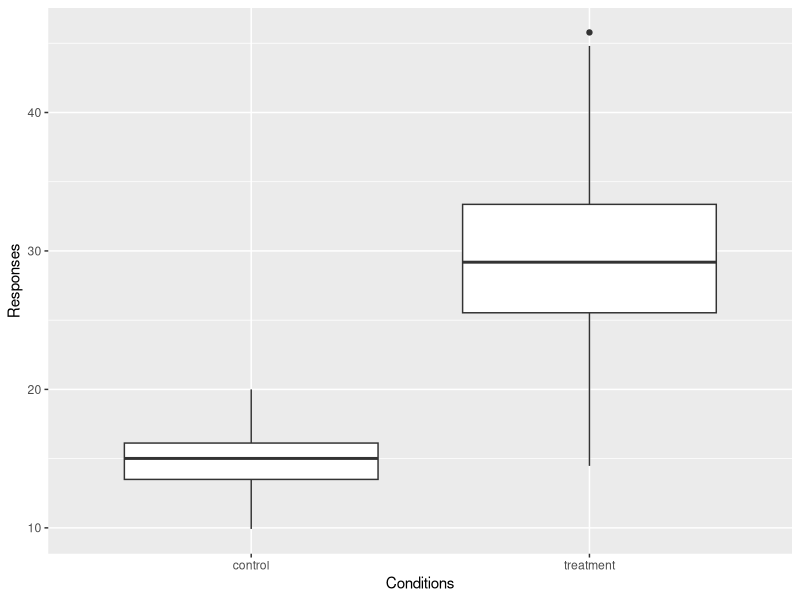
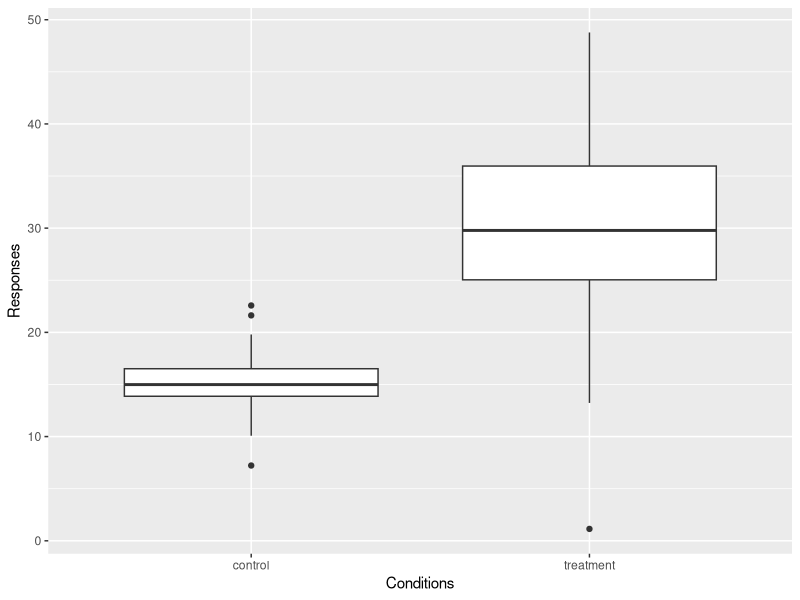
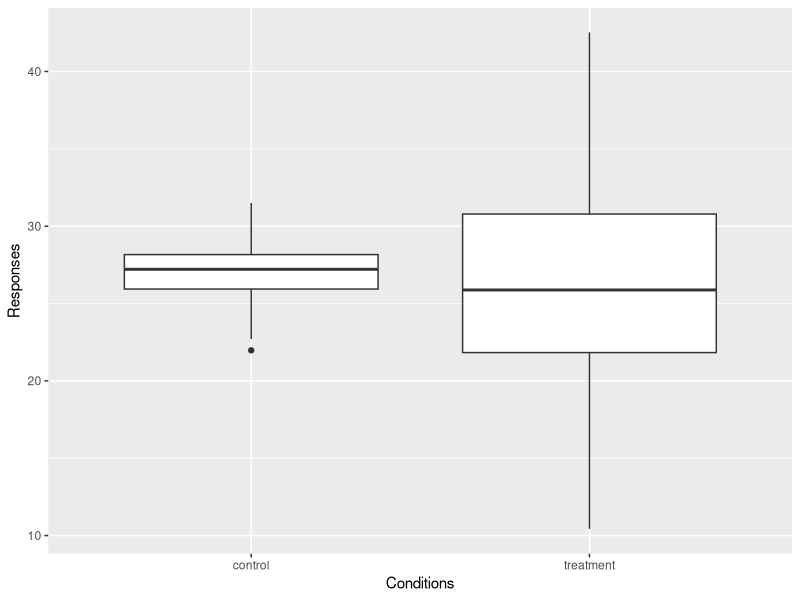
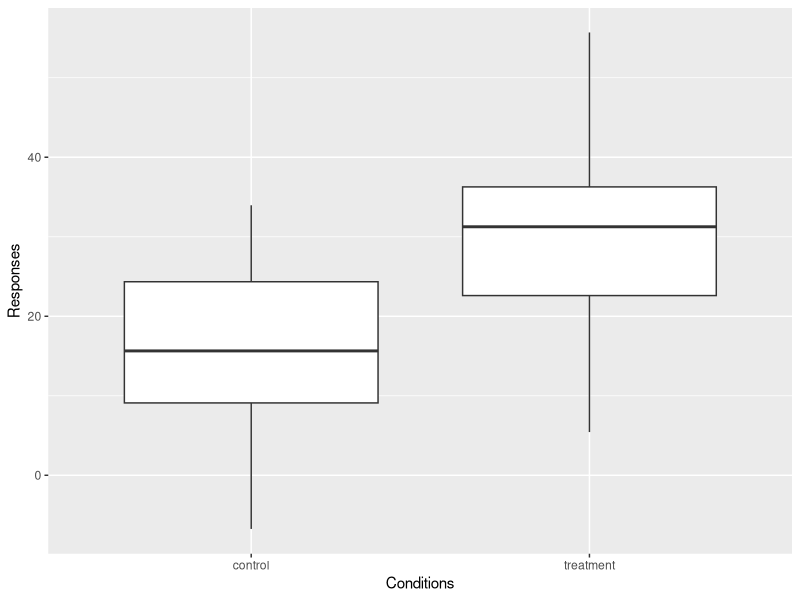

R code for these plots, in order:
## ---- chunk 1
knitr::opts_chunk$set(echo = TRUE)
## ---- chunk 2
response_1 <- rnorm(n=100, mean=15, sd=2)
print(response_1)
response_2 <- rnorm(n=100, mean=30, sd=7)
print(response_2)
response <- c(response_1, response_2)
## ---- chunk 3
my_df_1 <- data.frame (X = "control", Y= response_1)
print(my_df_1)
my_df_2 <- data.frame(X = "treatment", Y = response_2)
print(my_df_2)
my_df <- rbind(my_df_1, my_df_2)
print(my_df)
## ---- chunk 4
anova_data <- aov(Y ~ X, data = my_df)
summary <- summary(anova_data)
print(summary[[1]]$`Pr(>F)`)
library(ggplot2)
plot <- ggplot(my_df, aes(X, Y)) + geom_boxplot() + labs(x="Conditions",y="Responses")
print(plot)
## ---- chunk 5
n <- seq(50, 300, 10)
for (i in 1:length(n)) {
  print(n[i])
}

response_1 <- rnorm(n=n[i], mean=15, sd=2)
print(response_1)
response_2 <- rnorm(n=n[i], mean=30, sd=7)
print(response_2)
response <- c(response_1, response_2)

my_df_1 <- data.frame (X = "control", Y= response_1)
print(my_df_1)
my_df_2 <- data.frame(X = "treatment", Y = response_2)
print(my_df_2)
my_df <- rbind(my_df_1, my_df_2)
print(my_df)

anova_data <- aov(Y ~ X, data = my_df)
summary_sample <- summary(anova_data)
print(summary_sample[[1]]$`Pr(>F)`)
library(ggplot2)
plot <- ggplot(my_df, aes(X, Y)) + geom_boxplot() + labs(x="Conditions",y="Responses")
print(plot)
## ---- chunk 6
n <- sample(1:30)
for (i in 1:length(n)) {
  print(n[i])
}

response_1 <- rnorm(n=100, mean=n[i], sd=2)
print(response_1)
response_2 <- rnorm(n=100, mean=n[i], sd=7)
print(response_2)
response <- c(response_1, response_2)

my_df_1 <- data.frame (X = "control", Y= response_1)
print(my_df_1)
my_df_2 <- data.frame(X = "treatment", Y = response_2)
print(my_df_2)
my_df <- rbind(my_df_1, my_df_2)
print(my_df)

anova_data <- aov(Y ~ X, data = my_df)
summary_mean <- summary(anova_data)
print(summary_mean[[1]]$`Pr(>F)`)
library(ggplot2)
plot <- ggplot(my_df, aes(X, Y)) + geom_boxplot() + labs(x="Conditions",y="Responses")
print(plot)

## ---- chunk 7
n <- sample(1:20)
for (i in 1:length(n)) {
  print(n[i])
}

response_1 <- rnorm(n=100, mean=15, sd=n[i])
print(response_1)
response_2 <- rnorm(n=100, mean=30, sd=n[i])
print(response_2)
response <- c(response_1, response_2)

my_df_1 <- data.frame (X = "control", Y= response_1)
print(my_df_1)
my_df_2 <- data.frame(X = "treatment", Y = response_2)
print(my_df_2)
my_df <- rbind(my_df_1, my_df_2)
print(my_df)

anova_data <- aov(Y ~ X, data = my_df)
summary_sd <- summary(anova_data)
print(summary_sd[[1]]$`Pr(>F)`)
library(ggplot2)
plot <- ggplot(my_df, aes(X, Y)) + geom_boxplot() + labs(x="Conditions",y="Responses")
print(plot)
## ---- chunk 8
print(summary[[1]]$`Pr(>F)`)
print(summary_sample[[1]]$`Pr(>F)`)
print(summary_mean[[1]]$`Pr(>F)`)
print(summary_sd[[1]]$`Pr(>F)`)

## ---- chunk 9

